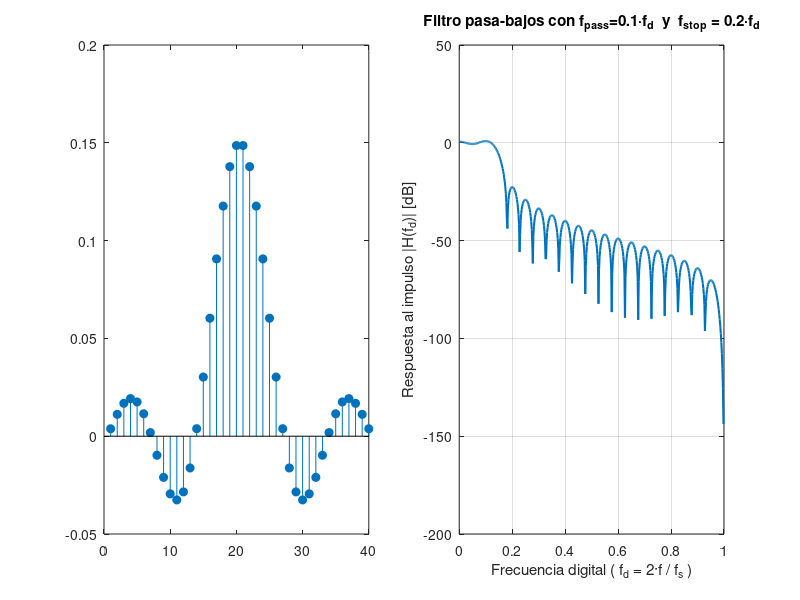
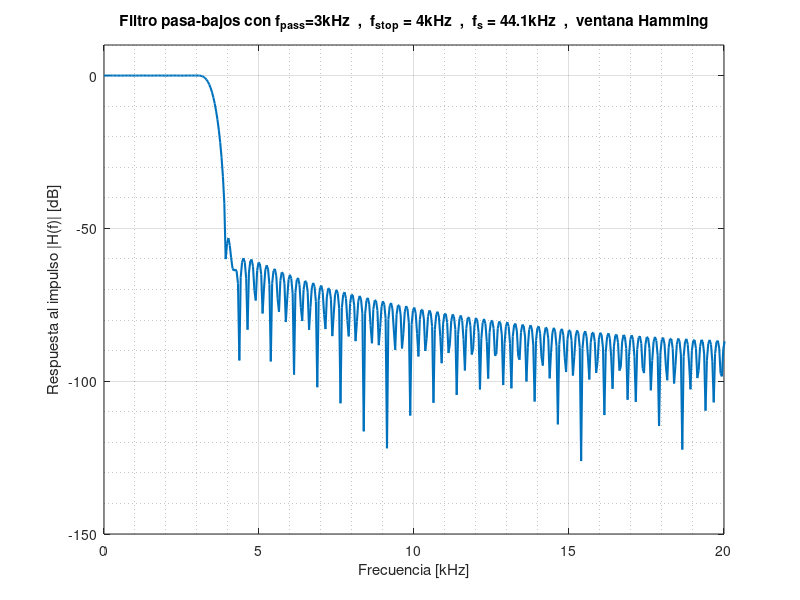

Recreate these plots in MATLAB, in order.
% <------- Guia 4 - Ejercicio 2 ----------->

clc; % borra la consola
clear all; % borra todas las variables
close all; % cierra las ventanas de imagen
pkg load control; % paquete con 'mag2db'
pkg load signal; % ventanas


%%%%%%%%%%%
% punto 1 %
%%%%%%%%%%%

% especificaciones:
fpass = 0.1; % \  banda de transicion
fstop = 0.2; % /
% ventana rectangular

ft = (fstop + fpass) / 2; % frecuencia de corte ideal
B = fstop - fpass; % ancho de banda de transicion
M = 4/B; % cantidad de taps - para ventana rectangular -> Ancho de lobulo principal = 4/M
n = (0 : (M-1)); % elementos del vector h_sinc

h_sinc = ft * sinc (ft * (n - ((M-1)/2))); % funcion sinc del filtro
h = h_sinc .* (rectwin (M))'; % se aplica la ventana rectangular, no tiene ningun efecto porque es un vector de unos
% nota se hace la transpuesta porque la funcion de ventana devuelve un arreglo de M x 1, y nuestro vector es de 1 x M

figure(1, 'name','Guia 4 ejercicio 2.1','Units','normalized','Position',[0 0 1 1]); % pantalla completa
subplot(1,2,1);  % subplot (filas, columnas, indice)
stem (h,'fill');

H = fft(h,1000);  % calcula la FFT con 1000 puntos de frecuencia, completa con ceros
Hdb = mag2db( abs( H(1:500) ) ); % convierte a dB el valor absoluto de las muestras de f positiva
fd = (0 : 1/500 : 1-(1/500) ); % vector con los valores de frecuencia digital fd = 2f / fs

subplot(1,2,2);
plot (fd, Hdb, 'linewidth', 1.5); % grafica la respuesta en frecuencia
xlabel ('Frecuencia digital ( f_d = 2·f / f_s )'); % etiqueta eje X
ylabel ('Respuesta al impulso |H(f_d)| [dB]');  % etiqueta eje y
title ('Filtro pasa-bajos con f_{pass}=0.1·f_d  y  f_{stop} = 0.2·f_d'); % titulo
grid on;

%%%%%%%%%%%
% punto 2 %
%%%%%%%%%%%

clear all; % borra todas las variables

% especificaciones:
fs = 44100; % [Hz] frecuencia de muestreo
fpass_hz = 3000; % [Hz] ^\__banda e transicion
fstop_hz = 4000; % [Hz] _/
% Rp = 0.5; % [dB] (max) mag2db(db2mag(0.5)-1) -> ans = -24.546  [dB]
% Sba = 50; % [dB] (min) -50 [dB] es la condicion mas exigente
% minima cantidad de taps

% se elige la ventana hamming - Amplitud del pico mayor: -53 dB

fpass = 2 * fpass_hz / fs; %'^\_se convierte a frecuencias digitales
fstop = 2 * fstop_hz / fs; % _/
ft = (fstop + fpass) / 2; % frecuencia de corte ideal
B = fstop - fpass; % ancho de banda de transicion
M = ceil(8/B); % cantidad de taps para ventana hamming -> Ancho de lobulo principal = 8/M
% ceil (x) redondea al entero mayor o igual, mas cercano a 'x'
n = (0 : (M-1)); % elementos del vector h_sinc

h_sinc = ft * sinc (ft * (n - ((M-1)/2))); % funcion sinc del filtro
h = h_sinc .* (hamming (M))'; % enventanado - se multiplica elemento a elemento

H = fft(h,1000);  % calcula la FFT con 1000 puntos de frecuencia, completa con ceros
Hdb = mag2db( abs( H(1:500) ) ); % convierte a dB el valor absoluto de las muestras de f positiva
frec = (0 : fs/1000 : ((fs/2)-(fs/1000)) ) / 1000; % vector con los valores de frecuencia en kHZ

figure(2, 'name','Guia 4 ejercicio 2.2','Units','normalized','Position',[0 0 .5 1]); % mitad de pantalla
plot (frec, Hdb, 'linewidth', 1.5); % grafica la respuesta en frecuencia
axis([0 20 -150 10]); % limites de los ejes
xlabel ('Frecuencia [kHz]'); % etiqueta eje X
ylabel ('Respuesta al impulso |H(f)| [dB]');  % etiqueta eje y
title ('Filtro pasa-bajos con f_{pass}=3kHz  ,  f_{stop} = 4kHz  ,  f_s = 44.1kHz  ,  ventana Hamming'); % titulo
grid on;
grid minor on;